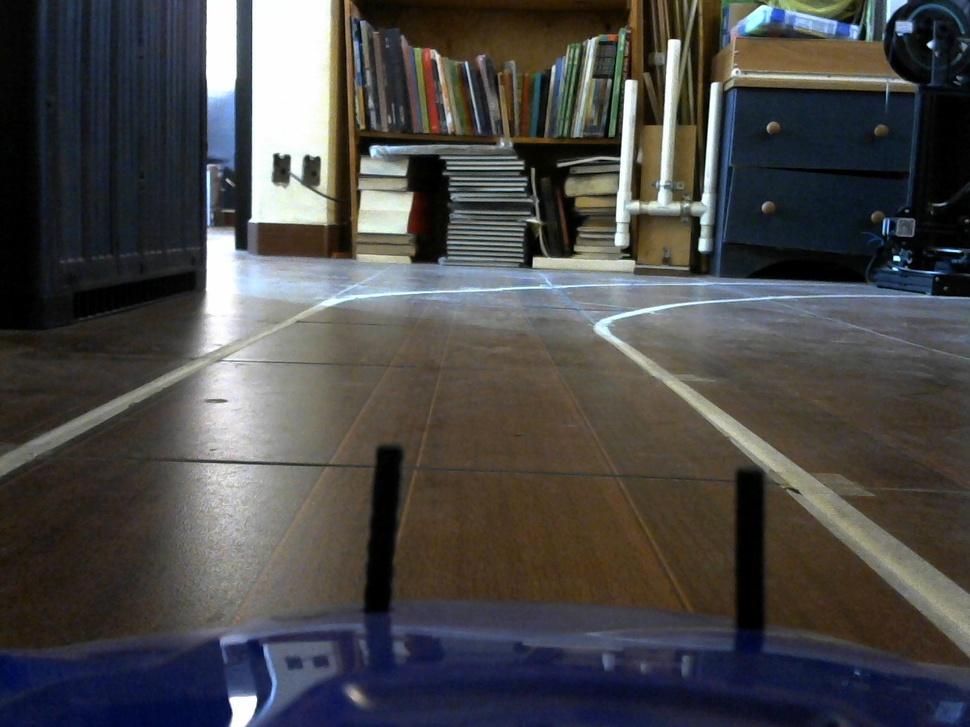
#> input picture melania/robot.jpeg, 970 x 727 px, shrunk from 1280 x 960 before the run, given in place of the camera
$ python cod.py
#> lines starting #> are read from the running program, lines starting #| are printed output that depends on the picture
import cv2
cap = cv2.VideoCapture(0)
while True:
    ret, img = cap.read()
#> img is the input picture: shape (727, 970, 3); mean B, G, R 72.7, 73, 74.2

    gray = cv2.cvtColor(img, cv2.COLOR_BGR2GRAY)
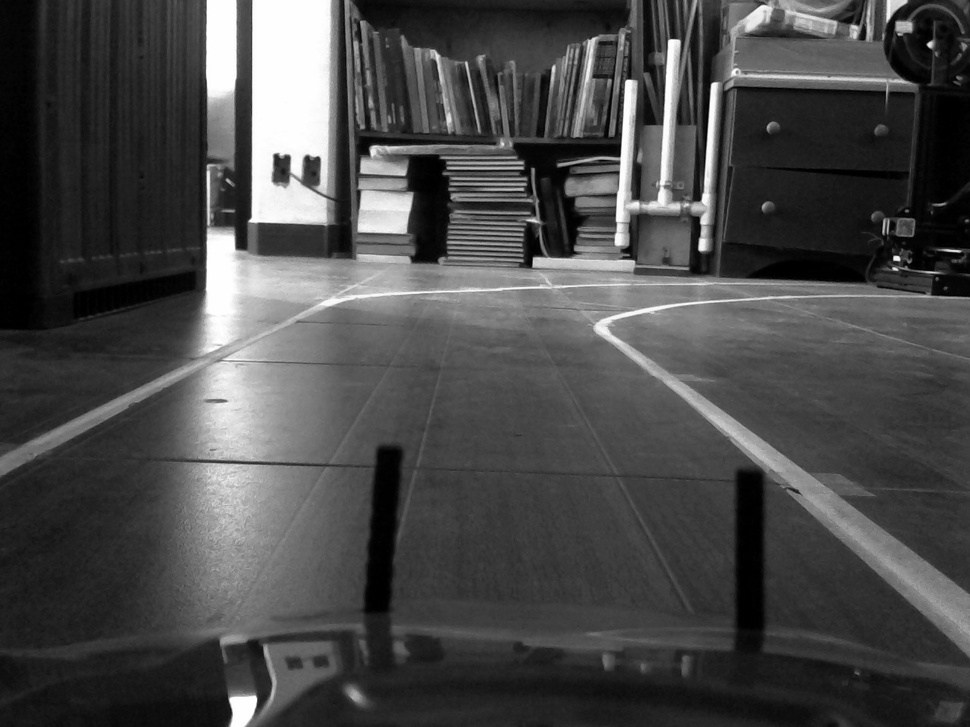
#> gray: shape (727, 970); min 0, max 255, mean 73.3
    blur = cv2.GaussianBlur(gray, (5, 5), 0)
    canny = cv2.Canny(blur, 10, 70)
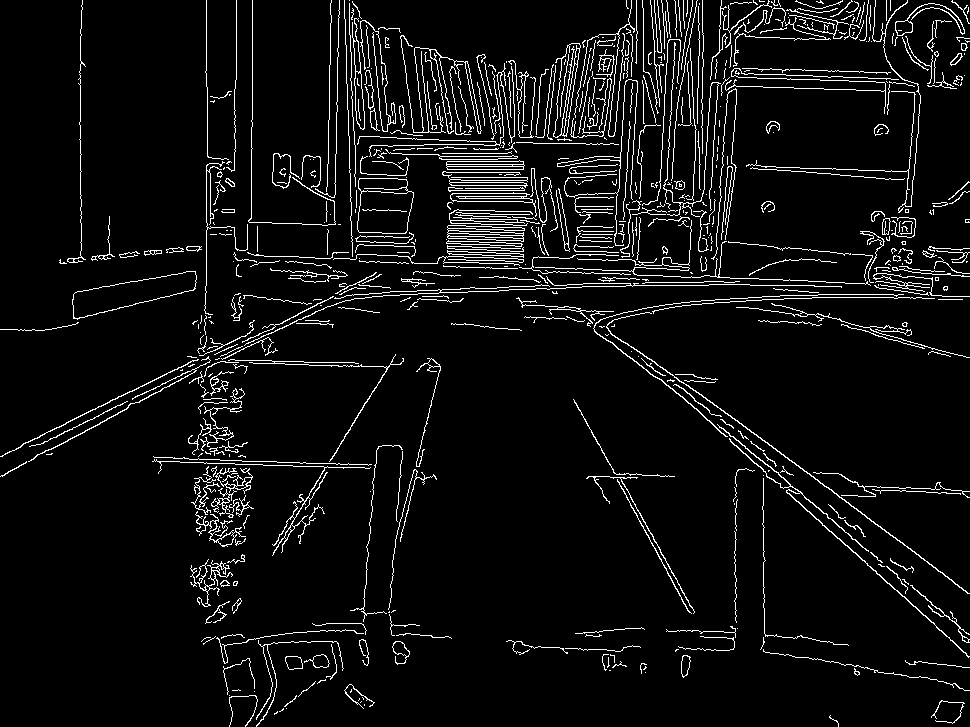
#> canny: shape (727, 970); 5.9% white in thin lines or dots
    ret, mask = cv2.threshold(canny, 70, 255, cv2.THRESH_BINARY)
    cv2.imshow('Video feed', mask)


    if cv2.waitKey(1) == 27:
#> (key Esc is pressed here)
       break
cap.release()
cv2.destroyAllWindows()#no recibe parametro
